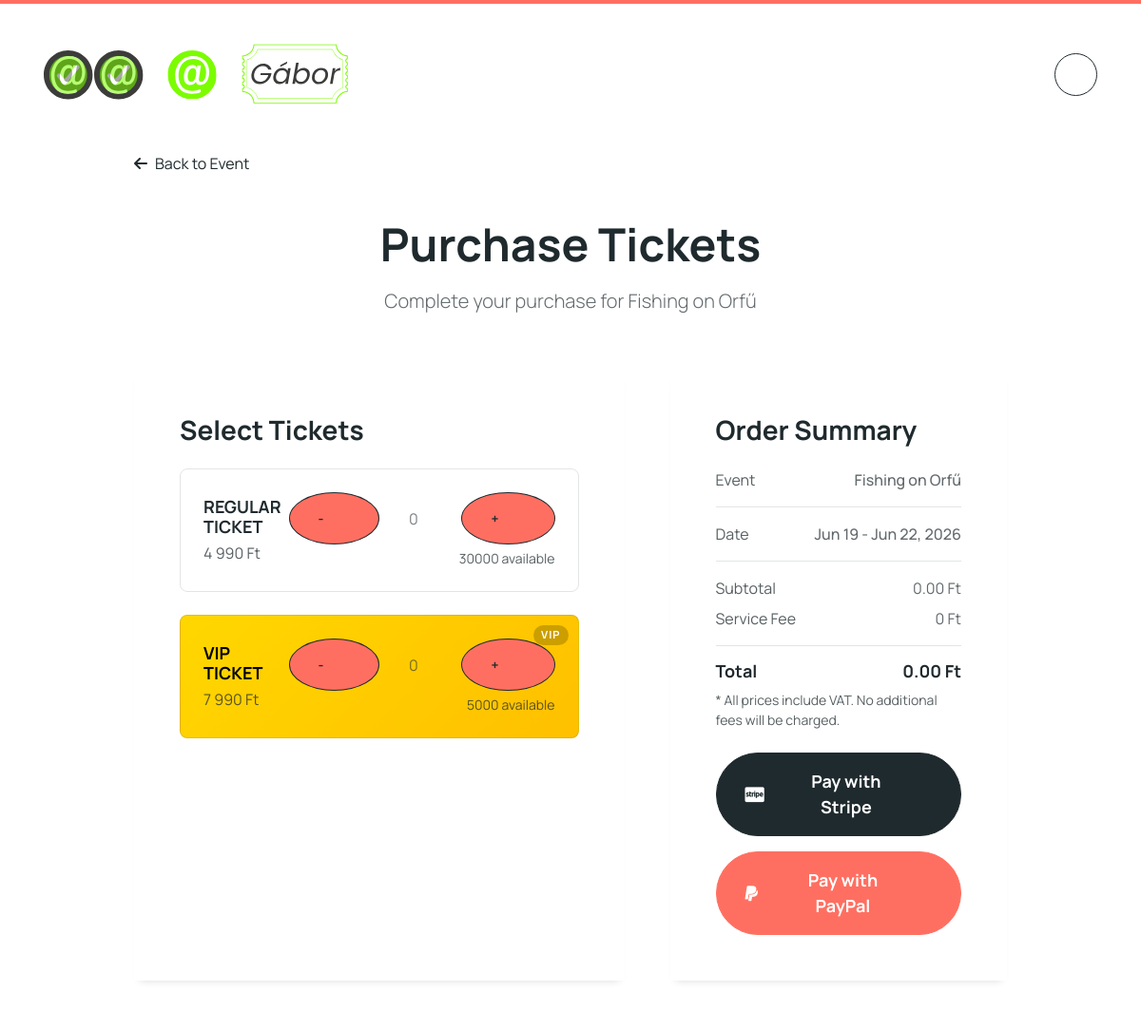
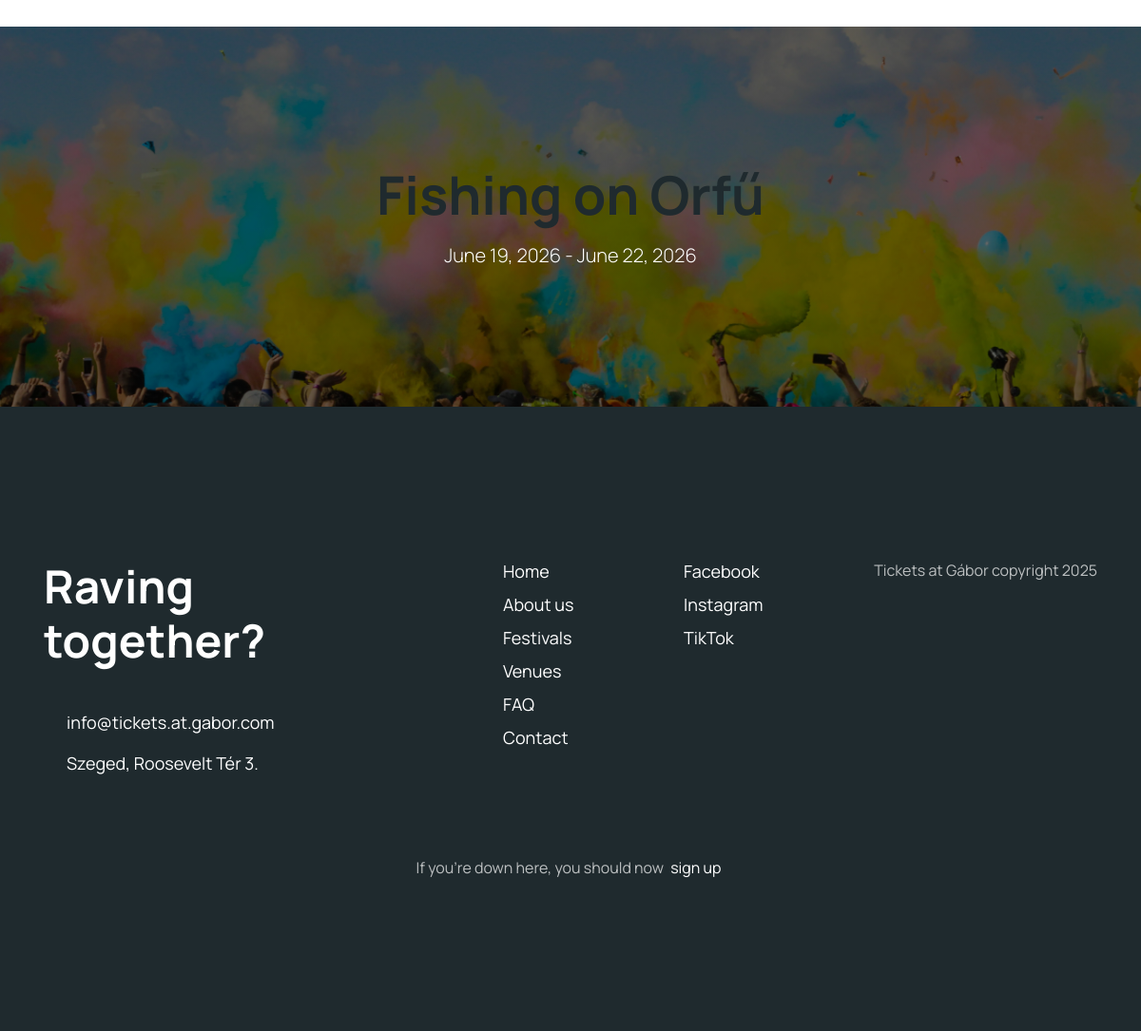
/php/raver_sites/ticket_cart.php?event_id=24 (signed in), run on the app's committed database (2 pictures, top to bottom).
### tables this page shows
CREATE TABLE `events` (
  `id` int(11) NOT NULL,
  `name` varchar(200) NOT NULL,
  `slogan` varchar(255) DEFAULT NULL,
  `lineup` text NOT NULL DEFAULT 'No lineup announced yet :(',
  `start_date` datetime NOT NULL,
  `end_date` datetime NOT NULL,
  `description` text DEFAULT NULL,
  `cover_image` varchar(255) NOT NULL,
  `organizer_id` int(11) NOT NULL,
  `venue_id` int(11) DEFAULT NULL,
  `total_tickets` int(11) NOT NULL,
  `remaining_tickets` int(11) NOT NULL
);

CREATE TABLE `ticket_types` (
  `ticket_type_id` int(11) NOT NULL,
  `event_id` int(11) NOT NULL,
  `ticket_type` enum('regular','vip') NOT NULL,
  `price` int(11) NOT NULL,
  `remaining_tickets` int(11) NOT NULL
);

### php/raver_sites/ticket_cart.php (the view, shortened to what this page needs)
<?php
$event_id = (int)$_GET['event_id'];
try {
    $pdo = db_connect();
    $stmt = $pdo->prepare("SELECT id, name, start_date, end_date, cover_image FROM events WHERE id = ?");
    $stmt->execute([$event_id]);
    $event = $stmt->fetch(PDO::FETCH_ASSOC);
    $stmt = $pdo->prepare("SELECT * FROM ticket_types WHERE event_id = ?");
    $stmt->execute([$event_id]);
    $ticket_types = $stmt->fetchAll(PDO::FETCH_ASSOC);
} catch (Exception $e) {
    error_log('Error in ticket_cart.php: ' . $e->getMessage());
    header('Location: ../festivals.php');
    exit();
}
?>
<!doctype html>
<html lang="en">
<head>
  <link rel="stylesheet" href="http://localhost:63342/Diplomamunka-26222041/assets/libs/owl.carousel/dist/assets/owl.carousel.min.css">
  <link rel="stylesheet" href="http://localhost:63342/Diplomamunka-26222041/assets/libs/aos-master/dist/aos.css">
  <link rel="stylesheet" href="http://localhost:63342/Diplomamunka-26222041/assets/css/styles.css" />
  <link rel="stylesheet" href="https://cdnjs.cloudflare.com/ajax/libs/font-awesome/6.0.0/css/all.min.css">
</head>
<body>
  <?php include '../header.php'; ?>
  <div class="page-wrapper overflow-hidden">
    <section class="py-5 py-lg-8 py-xl-10">
      <div class="container">
        <div class="row justify-content-center">
          <div class="col-lg-10">
            <div class="d-flex flex-column gap-6">
              <a href="../festival-detail.php?id=<?php echo $event_id; ?>" class="text-decoration-none d-inline-flex align-items-center text-dark mb-4" style="padding-top: 5em; max-width: fit-content;">
                <i class="fas fa-arrow-left me-2"></i> Back to Event
              </a>
              <div class="text-center mb-6">
                <h1 class="display-5 fw-bold mb-3">Purchase Tickets</h1>
                <p class="lead">Complete your purchase for <?php echo htmlspecialchars($event['name']); ?></p>
              </div>
              <div class="row g-5">
                <div class="col-lg-7">
                  <div class="card border-0 shadow-sm h-100">
                    <div class="card-body p-5">
                      <h3 class="h4 mb-4">Select Tickets</h3>
                      <form id="ticketForm" method="POST" action="">
                        <?php foreach ($ticket_types as $ticket): ?>
                        <div class="mb-4 p-4 border rounded <?php echo $ticket['ticket_type'] === 'vip' ? 'ticket-vip' : ''; ?>">
                          <div class="d-flex justify-content-between align-items-center">
                            <div>
                              <h5 class="mb-1"><?php echo strtoupper($ticket['ticket_type']); ?> TICKET</h5>
                              <p class="mb-0 text-muted"><?php echo number_format($ticket['price'], 0, ',', ' '); ?> Ft</p>
                            </div>
                            <div class="text-end">
                              <div class="d-flex align-items-center">
                                <button type="button" class="btn btn-outline-secondary btn-sm rounded-circle quantity-btn" data-type="decrease" data-ticket-type="<?php echo $ticket['ticket_type_id']; ?>">-</button>
                                <input type="number"
                                       class="form-control mx-2 text-center ticket-quantity"
                                       id="quantity-<?php echo $ticket['ticket_type_id']; ?>"
                                       name="tickets[<?php echo $ticket['ticket_type_id']; ?>]"
                                       value="0"
                                       min="0"
                                       max="5"
                                       data-price="<?php echo $ticket['price']; ?>"
                                       style="width: 70px;">
                                <button type="button" class="btn btn-outline-secondary btn-sm rounded-circle quantity-btn" data-type="increase" data-ticket-type="<?php echo $ticket['ticket_type_id']; ?>">+</button>
                              </div>
                              <small class="text-muted d-block mt-1">
                                <?php echo $ticket['remaining_tickets']; ?> available
                              </small>
                            </div>
                          </div>
                        </div>
                        <?php endforeach; ?>
                    </div>
                  </div>
                </div>
                <div class="col-lg-5">
                  <div class="card border-0 shadow-sm h-100">
                    <div class="card-body p-5">
                      <h3 class="h4 mb-4">Order Summary</h3>
                      <div class="d-flex justify-content-between align-items-center mb-3 pb-3 border-bottom">
                        <span class="text-muted">Event</span>
                        <span class="fw-medium"><?php echo htmlspecialchars($event['name']); ?></span>
                      </div>
                      <div class="d-flex justify-content-between align-items-center mb-3 pb-3 border-bottom">
                        <span class="text-muted">Date</span>
                        <span class="fw-medium">
                          <?php
                            $start_date = new DateTime($event['start_date']);
                            $end_date = new DateTime($event['end_date']);
                            if ($start_date->format('Y-m-d') === $end_date->format('Y-m-d')) {
                              echo $start_date->format('F j, Y');
                            } else {
                              echo $start_date->format('M j') . ' - ' . $end_date->format('M j, Y');
                            }
                          ?>
                        </span>
                      </div>
                      <div class="d-flex justify-content-between mb-2">
                        <span class="text-muted">Subtotal</span>
                        <span id="subtotal">0 Ft</span>
                      </div>
                      <div class="d-flex justify-content-between mb-2">
                        <span class="text-muted">Service Fee</span>
                        <span id="serviceFee">0 Ft</span>
                      </div>
                      <hr>
                      <div class="d-flex justify-content-between mb-0">
                        <h5>Total</h5>
                        <h5 id="total">0 Ft</h5>
                      </div>
                      <p class="text-muted small mb-4">* All prices include VAT. No additional fees will be charged.</p>
                      <div class="d-grid gap-3">
                        <button type="button" class="btn btn-dark btn-pay" id="payWithStripe">
                          <i class="fab fa-cc-stripe me-2"></i> Pay with Stripe
                        </button>
                        <button type="button" class="btn btn-primary btn-pay" id="payWithPayPal">
                          <i class="fab fa-paypal me-2"></i> Pay with PayPal
                        </button>
                      </div>
                    </div>
                  </div>
                </div>
              </div>
            </div>
          </div>
        </div>
      </div>
    </section>
    <section class="position-relative d-flex align-items-center" style="min-height: 400px; background: linear-gradient(rgba(0, 0, 0, 0.6), rgba(0, 0, 0, 0.6)), url('<?php echo htmlspecialchars($event['cover_image']); ?>') center/cover no-repeat;">
      <div class="container position-relative z-1">
        <div class="row">
          <div class="col-lg-8 mx-auto text-center text-white">
            <h1 class="display-4 fw-bold mb-3"><?php echo htmlspecialchars($event['name']); ?></h1>
            <p class="lead mb-0">
              <?php
                echo $start_date->format('F j, Y');
                if ($start_date->format('Y-m-d') !== $end_date->format('Y-m-d')) {
                  echo ' - ' . $end_date->format('F j, Y');
                }
              ?>
            </p>
          </div>
        </div>
      </div>
    </section>
    <?php include '../footer.php'; ?>
</body>
</html>

### php/header.php (shortened to what this page needs)
<!DOCTYPE html>
<html lang="hu">
<head>
    <link rel="stylesheet" href="http://localhost:63342/Diplomamunka-26222041/assets/css/styles.css">
</head>
<body>
<header class="header border-4 border-primary border-top position-fixed start-0 top-0 w-100">
    <div class="container">
        <div class="header-wrapper d-flex align-items-center justify-content-between">
            <div class="logo">
                <a href="http://localhost:63342/Diplomamunka-26222041/php/index.php" class="logo-white">
                    <img src="http://localhost:63342/Diplomamunka-26222041/assets/images/logos/logo-white.svg" alt="logo" class="img-fluid">
                </a>
            </div>
            <div class="d-flex align-items-center gap-4">
                <div class="btn-group">
                    <button
                        class="btn btn-secondary toggle-menu round-45 p-2 d-flex align-items-center justify-content-center bg-white rounded-circle"
                        type="button" data-bs-toggle="dropdown" data-bs-auto-close="true" aria-expanded="false">
                    </button>
                </div>
            </div>
        </div>
    </div>
</header>

### php/footer.php (shortened to what this page needs)
<?php
$current_year = date('Y');
?>
<footer class="footer bg-dark py-5 py-lg-11 py-xl-12">
    <div class="container">
        <div class="row">
            <div class="col-xl-5 mb-8 mb-xl-0">
                <div class="d-flex flex-column gap-8 pe-xl-5">
                    <h2 class="mb-0 text-white">Raving together?</h2>
                    <div class="d-flex flex-column gap-2">
                        <a href="mailto:info@tickets.at.gabor.com" class="footer-link hstack gap-3 text-white fs-5 px-2 py-1 rounded-1 d-inline-flex">
                            info@tickets.at.gabor.com
                        </a>
                        <a href="https://www.google.com/maps/place/VajdaságPUB/@46.2520612,20.1508211,55m/data=!3m1!1e3!4m6!3m5!1s0x474489001addf715:0xe05dc63bd12db7e!8m2!3d46.2521199!4d20.150867!16s%2Fg%2F11w1t9hyvm?entry=ttu&g_ep=EgoyMDI1MDgyNS4wIKXMDSoASAFQAw%3D%3D" target="_blank"
                           class="footer-link hstack gap-3 text-white fs-5 px-2 py-1 rounded-1 d-inline-flex">
                            Szeged, Roosevelt Tér 3.
                        </a>
                    </div>
                </div>
            </div>
            <div class="col-md-4 col-xl-2 mb-8 mb-xl-0">
                <ul class="footer-menu list-unstyled mb-0 d-flex flex-column gap-2">
                    <li><a class="footer-link fs-5 text-white px-2 py-1 rounded-1" href="http://localhost:63342/Diplomamunka-26222041/php/index.php">Home</a></li>
                    <li><a class="footer-link fs-5 text-white px-2 py-1 rounded-1" href="about-us.php">About us</a></li>
                    <li><a class="footer-link fs-5 text-white px-2 py-1 rounded-1" href="festivals.php">Festivals</a></li>
                    <li><a class="footer-link fs-5 text-white px-2 py-1 rounded-1" href="locations.php">Venues</a></li>
                    <li><a class="footer-link fs-5 text-white px-2 py-1 rounded-1" href="FAQ.php">FAQ</a></li>
                    <li><a class="footer-link fs-5 text-white px-2 py-1 rounded-1" href="contact.php">Contact</a></li>
                </ul>
            </div>
            <div class="col-md-4 col-xl-2 mb-8 mb-xl-0">
                <ul class="footer-menu list-unstyled mb-0 d-flex flex-column gap-2">
                    <li><a class="footer-link fs-5 text-white px-2 py-1 rounded-1" href="https://www.facebook.com/gabor.farkas.3591267/" target="_blank">Facebook</a></li>
                    <li><a class="footer-link fs-5 text-white px-2 py-1 rounded-1" href="https://www.instagram.com/gaaborrrrr_03/" target="_blank">Instagram</a></li>
                    <li><a class="footer-link fs-5 text-white px-2 py-1 rounded-1" href="https://www.tiktok.com/@gabore003" target="_blank">TikTok</a></li>
                </ul>
            </div>
            <div class="col-md-4 col-xl-3 mb-8 mb-xl-0">
                <p class="mb-0 text-white text-opacity-70 text-md-end"> Tickets at Gábor copyright <?php echo $current_year; ?></p>
            </div>
        </div>
    </div>
    <p class="mb-0 text-white text-opacity-70 text-md-center mt-10">If you're down here, you should now <a class="footer-link text-white px-1" href="sign-up.php">sign up</a></p>
</footer>

### php/raver_sites/ticket_cart.php (style rules this page uses)
.ticket-vip { background: linear-gradient(135deg, #FFD700 0%, #FFC000 100%); border: 1px solid #FFC000; position: relative; overflow: hidden; }
.ticket-vip::before { content: 'VIP'; position: absolute; top: 10px; right: 10px; background: rgba(0, 0, 0, 0.2); color: white; font-weight: bold; padding: 2px 8px; border-radius: 12px; font-size: 0.7rem; text-transform: uppercase; letter-spacing: 1px; }
.ticket-vip h5 { color: #000; font-weight: 700; }
.form-control, .form-select { border-radius: 8px; padding: 12px 15px; border: 1px solid #e0e0e0; }
.btn-pay { border-radius: 8px; padding: 12px 24px; font-weight: 600; transition: all 0.3s ease; }

### data on the page
events: name "Fishing on Orfű", start_date "Jun 19", end_date "Jun 22, 2026", cover_image (picture), start_date "June 19, 2026", end_date "June 22, 2026"
ticket_types: ticket_type "REGULAR", price "4 990", ticket_type_id+price "0", remaining_tickets "30000"
ticket_types: ticket_type "VIP", price "7 990", ticket_type_id+price "0", remaining_tickets "5000"
